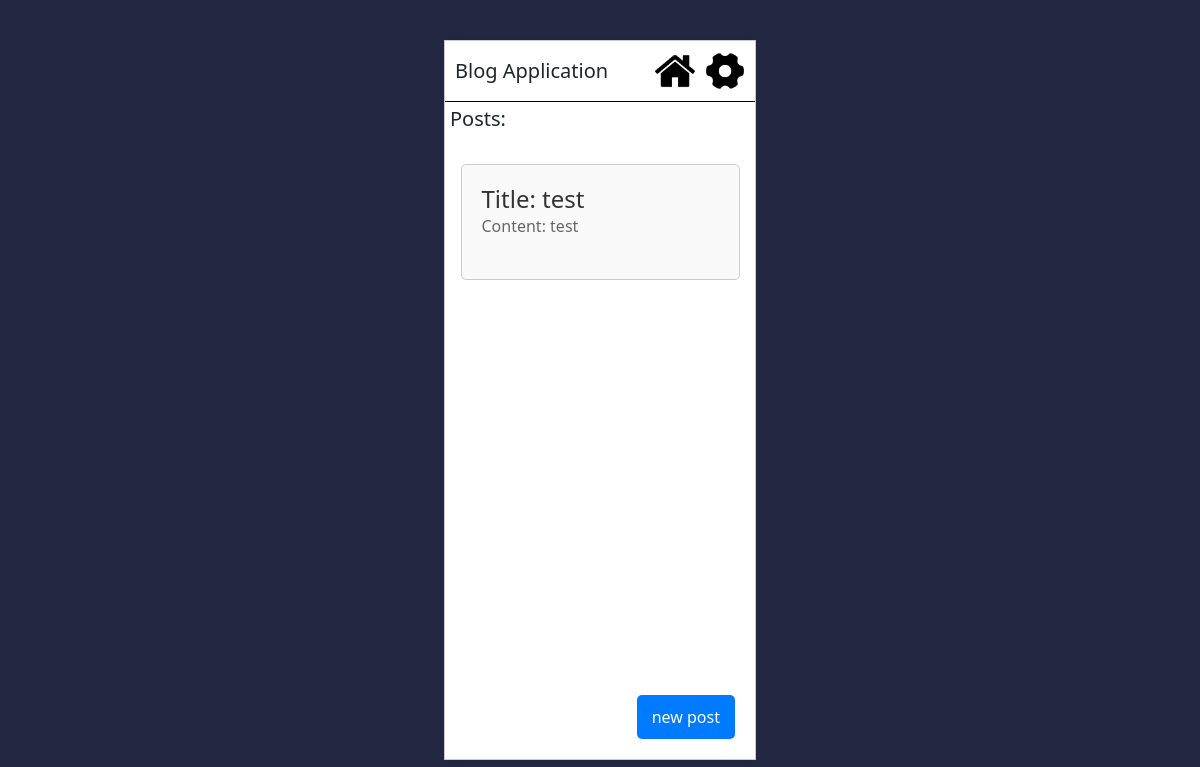
Before: / (signed in) with the older database file.
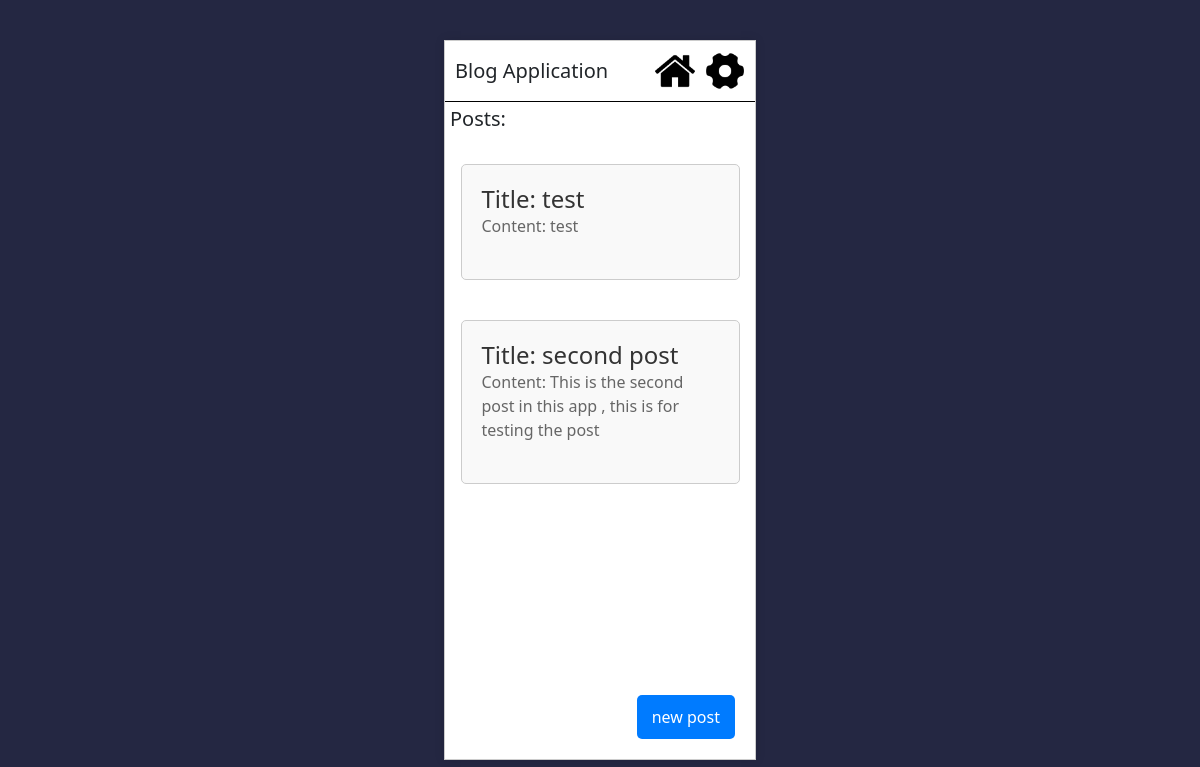
After: the same page with the newer database file.
### blog/models.py (models this page shows, shortened)
class Post(models.Model):
    Title = models.CharField(max_length=100)
    Content = models.TextField(max_length=100)
    Author = models.ForeignKey(CustomUser,on_delete=models.CASCADE)
    Published_Date = models.DateTimeField(auto_now=True)
    slug = models.SlugField( blank=True)
    def __str__(self):
        return self.Title

### blog/views.py (the view)
# urls.py: 2. Add a URL to urlpatterns:  path('', views.home, name='home')
@login_required(login_url='login')
def home(request):
    posts = Post.objects.all().order_by('Published_Date')
    print(posts)
    context = {
        'posts':posts
    }
    return render(request,'home.html',context)

### blog/templates/home.html
{% extends 'base.html' %}
{% load static %}
{% block content %}
{% block stylesheet%}
<link rel="stylesheet" href="{% static 'home.css' %}">
 {% endblock %}
<h5 style="padding: 5px;">Posts:</h5>
{% for post in posts %}
    <div class="posts-container">
        <div class="post">
            <a href="{% url 'post' post.slug %}">
                <h5>Title: {{ post.Title }}</h5>
                <p>Content: {{ post.Content }}</p>
            </a>
        </div>
    </div>
{% endfor %}
<a href="{% url 'new-post' %}" class="new-post-link">new post</a>
{% endblock %}

### blog/templates/base.html (shortened to what this page needs)
{% load static %}
<!DOCTYPE html>
<html lang="en">
<head>
    <link rel="stylesheet" href="https://cdn.jsdelivr.net/npm/bootstrap@5.3.2/dist/css/bootstrap.min.css">
    <link rel="stylesheet" href="{% static 'base.css'%}">
    {% block stylesheet%}
    {% endblock %}
</head>
<body>
    <main class="main-section">
        <header class="header">
            <h5 class="username">Blog Application</h5>
            <div class="icon-header-elements">
                {% if user.is_authenticated %}
                <a href="{% url 'home'%}">
                    <img src="{% static 'icons/home.png' %}" alt="" height="40px" width="40px">
                </a>
                <a href="{% url 'update-profile' request.user.id %}">
                    <img src="{% static 'icons/setting.png' %}" alt="" height="40px" width="40px">
                </a>
                {% endif %}
            </div>
        </header>
        {% block content%}
        {% endblock %}
    </main>
</body>
</html>

### static/base.css (style rules this page uses)
body, html { margin: 0; padding: 0; height: 100%; width: 100%; display: flex; justify-content: center; align-items: center; background-color: hsl(234, 29%, 20%); overflow-x: auto; overflow-y: auto; }
.main-section { width: 26%; height: 90%; position: relative; display: flex; flex-direction: column; justify-content: flex-start; align-items: flex-start; border: 1px solid #ccc; box-shadow: 0 0 10px rgba(0, 0, 0, 0.1); background-color: #fff; }
.header { display: flex; justify-content: space-between; align-items: center; padding: 10px ; border-bottom: 1px solid black; width: 100%; }
.username { margin: 0; margin-right: 20px; }
.icon-header-elements { display: flex; align-items: center; }
.icon-header-elements img { margin-left: 10px; }
a { color: black; text-decoration: none; }

### static/home.css (style rules this page uses)
.posts-container { margin: 20px auto; max-width: 800px; width: 90%; padding: 5px; border: 1px solid #ccc; border-radius: 5px; background-color: #f9f9f9; }
.post { margin-bottom: 5px; padding: 15px; }
.post h5 { margin: 0; font-size: 1.5em; color: #333; }
.post p { font-size: 1em; color: #666; }
a { text-decoration: none; color: #007bff; }
.new-post-link { margin-top: 20px; padding: 10px 15px; background-color: #007bff; color: white; border-radius: 5px; text-align: center; position:absolute; right: 20px; bottom: 20px; }

Changed rows visible on the page:
added Post: Title "second post", Content "This is the second post in this app , this is for testing the post"
